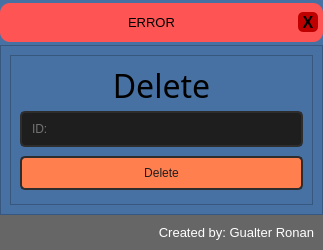
<?xml version="1.0" encoding="UTF-8"?>
<ui version="4.0">
 <class>MainWindow</class>
 <widget class="QMainWindow" name="MainWindow">
  <property name="geometry">
   <rect>
    <x>0</x>
    <y>0</y>
    <width>323</width>
    <height>250</height>
   </rect>
  </property>
  <property name="minimumSize">
   <size>
    <width>323</width>
    <height>250</height>
   </size>
  </property>
  <property name="windowTitle">
   <string>DMS Add</string>
  </property>
  <property name="windowIcon">
   <iconset>
    <normaloff>:/login/login.png</normaloff>:/login/login.png</iconset>
  </property>
  <property name="styleSheet">
   <string notr="true">background-color: rgb(214, 214, 214);</string>
  </property>
  <widget class="QWidget" name="centralwidget">
   <layout class="QVBoxLayout" name="verticalLayout">
    <property name="spacing">
     <number>0</number>
    </property>
    <property name="leftMargin">
     <number>0</number>
    </property>
    <property name="topMargin">
     <number>0</number>
    </property>
    <property name="rightMargin">
     <number>0</number>
    </property>
    <property name="bottomMargin">
     <number>0</number>
    </property>
    <item>
     <widget class="QFrame" name="top_bar">
      <property name="minimumSize">
       <size>
        <width>0</width>
        <height>34</height>
       </size>
      </property>
      <property name="maximumSize">
       <size>
        <width>16777215</width>
        <height>45</height>
       </size>
      </property>
      <property name="styleSheet">
       <string notr="true">background-color: rgb(71, 113, 163);
</string>
      </property>
      <property name="frameShape">
       <enum>QFrame::NoFrame</enum>
      </property>
      <property name="frameShadow">
       <enum>QFrame::Raised</enum>
      </property>
      <layout class="QHBoxLayout" name="horizontalLayout_2">
       <property name="spacing">
        <number>0</number>
       </property>
       <property name="leftMargin">
        <number>0</number>
       </property>
       <property name="topMargin">
        <number>3</number>
       </property>
       <property name="rightMargin">
        <number>0</number>
       </property>
       <property name="bottomMargin">
        <number>3</number>
       </property>
       <item>
        <widget class="QFrame" name="frame_erro">
         <property name="maximumSize">
          <size>
           <width>550</width>
           <height>16777215</height>
          </size>
         </property>
         <property name="styleSheet">
          <string notr="true">background-color: rgb(255, 84, 84);
border-radius: 10px;</string>
         </property>
         <property name="frameShape">
          <enum>QFrame::NoFrame</enum>
         </property>
         <property name="frameShadow">
          <enum>QFrame::Raised</enum>
         </property>
         <layout class="QHBoxLayout" name="horizontalLayout_3">
          <property name="spacing">
           <number>0</number>
          </property>
          <property name="leftMargin">
           <number>5</number>
          </property>
          <property name="topMargin">
           <number>0</number>
          </property>
          <property name="rightMargin">
           <number>5</number>
          </property>
          <property name="bottomMargin">
           <number>0</number>
          </property>
          <item>
           <widget class="QLabel" name="label_erro">
            <property name="font">
             <font>
              <family>Segoe UI</family>
              <pointsize>10</pointsize>
             </font>
            </property>
            <property name="text">
             <string>ERROR</string>
            </property>
            <property name="alignment">
             <set>Qt::AlignCenter</set>
            </property>
           </widget>
          </item>
          <item>
           <widget class="QPushButton" name="bt_cl_popup">
            <property name="maximumSize">
             <size>
              <width>20</width>
              <height>20</height>
             </size>
            </property>
            <property name="font">
             <font>
              <pointsize>12</pointsize>
              <weight>75</weight>
              <bold>true</bold>
             </font>
            </property>
            <property name="cursor">
             <cursorShape>PointingHandCursor</cursorShape>
            </property>
            <property name="styleSheet">
             <string notr="true">QPushButton {
	border-radius: 5px;
	
	background-image: url(:/close/close_icon.png);
	background-position: center;
	background-color: rgb(190, 0, 0);
}
QPushButton:hover{
	color: rgb(255, 255, 255);
	background-color: rgb(165, 0, 0);
}
QPushButton:pressed {
	color: rgb(255, 255, 255);
	background-color: rgb(190, 0, 0);
}</string>
            </property>
            <property name="text">
             <string>X</string>
            </property>
           </widget>
          </item>
         </layout>
        </widget>
       </item>
      </layout>
     </widget>
    </item>
    <item>
     <widget class="QFrame" name="frame_home">
      <property name="styleSheet">
       <string notr="true">background-color: rgb(71, 113, 163);</string>
      </property>
      <property name="frameShape">
       <enum>QFrame::StyledPanel</enum>
      </property>
      <property name="frameShadow">
       <enum>QFrame::Raised</enum>
      </property>
      <layout class="QHBoxLayout" name="horizontalLayout">
       <item>
        <widget class="QFrame" name="frame_form10k">
         <property name="maximumSize">
          <size>
           <width>16777215</width>
           <height>666</height>
          </size>
         </property>
         <property name="styleSheet">
          <string notr="true">QLineEdit {
	border: 2px solid rgb(45, 45, 45);
	border-radius: 5px;
	background-color: rgb(30, 30, 30);
	color: rgb(200, 200, 200);
	padding: 8px;
}
QLineEdit:hover {
	border: 2px solid rgb(211, 89, 51);;
	color: rgb(200, 200, 200);
}
QLineEdit:focus {
	border: 2px solid rgb(211, 89, 51);
	color: rgb(200, 200, 200);
}

QPushButton {
	border: 2px solid rgb(45, 45, 45);
	border-radius: 5px;
	background-color: rgb(255, 127, 79);
	color: rgb(30, 30, 30);
	padding: 8px;
}
QPushButton:hover {
	border: 2px solid rgb(200, 200, 200);
	color: rgb(200, 200, 200);
}
QPushButton:pressed {
	border: 2px solid rgb(45, 45, 45);
	color: rgb(30, 30, 30);
	background-color: rgb(211, 89, 51);
}

QListWidget {
	border: 2px solid rgb(45, 45, 45);
	border-radius: 5px;
	background-color: rgb(30, 30, 30);
	color: rgb(200, 200, 200);
	padding: 8px;
}
QListWidget:hover {
	border: 2px solid rgb(211, 89, 51);;
	color: rgb(200, 200, 200);
}
QListWidget:item:focus {
	border: 2px solid rgb(211, 89, 51);
	color: rgb(200, 200, 200);
    background-color: rgb(211, 89, 51)
}
QRadioButton:indicator {
	border: 3px solid rgb(100, 100, 100);
	border-radius: 5px;
	width: 10px;
	height: 10px;
	background-color: rgb(135, 135, 135);
}
QRadioButton:indicator:checked {
	border: 2px solid rgb(45, 45, 45);
	background-color: rgb(211, 89, 51)
}
</string>
         </property>
         <property name="frameShape">
          <enum>QFrame::StyledPanel</enum>
         </property>
         <property name="frameShadow">
          <enum>QFrame::Raised</enum>
         </property>
         <layout class="QVBoxLayout" name="verticalLayout_5">
          <item>
           <widget class="QLabel" name="label_3">
            <property name="maximumSize">
             <size>
              <width>16777215</width>
              <height>34</height>
             </size>
            </property>
            <property name="font">
             <font>
              <family>Bahnschrift SemiCondensed</family>
              <pointsize>24</pointsize>
              <weight>50</weight>
              <bold>false</bold>
             </font>
            </property>
            <property name="layoutDirection">
             <enum>Qt::LeftToRight</enum>
            </property>
            <property name="text">
             <string>Delete</string>
            </property>
            <property name="alignment">
             <set>Qt::AlignCenter</set>
            </property>
           </widget>
          </item>
          <item>
           <widget class="QLineEdit" name="line_id">
            <property name="styleSheet">
             <string notr="true"/>
            </property>
            <property name="inputMask">
             <string/>
            </property>
            <property name="text">
             <string/>
            </property>
            <property name="frame">
             <bool>true</bool>
            </property>
            <property name="placeholderText">
             <string>ID:</string>
            </property>
           </widget>
          </item>
          <item>
           <widget class="QPushButton" name="bt_del">
            <property name="text">
             <string>Delete</string>
            </property>
           </widget>
          </item>
         </layout>
        </widget>
       </item>
      </layout>
     </widget>
    </item>
    <item>
     <widget class="QFrame" name="bottom">
      <property name="maximumSize">
       <size>
        <width>16777215</width>
        <height>35</height>
       </size>
      </property>
      <property name="styleSheet">
       <string notr="true">background-color: rgb(102, 102, 102);</string>
      </property>
      <property name="frameShape">
       <enum>QFrame::NoFrame</enum>
      </property>
      <property name="frameShadow">
       <enum>QFrame::Raised</enum>
      </property>
      <layout class="QVBoxLayout" name="verticalLayout_2">
       <item>
        <widget class="QLabel" name="label_credits">
         <property name="font">
          <font>
           <pointsize>10</pointsize>
          </font>
         </property>
         <property name="styleSheet">
          <string notr="true">color: rgb(255, 255, 255);</string>
         </property>
         <property name="text">
          <string>Created by: Gualter Ronan</string>
         </property>
         <property name="alignment">
          <set>Qt::AlignRight|Qt::AlignTrailing|Qt::AlignVCenter</set>
         </property>
        </widget>
       </item>
      </layout>
     </widget>
    </item>
   </layout>
  </widget>
 </widget>
 <resources>
  <include location="../Icons/icons.qrc"/>
 </resources>
 <connections/>
</ui>
